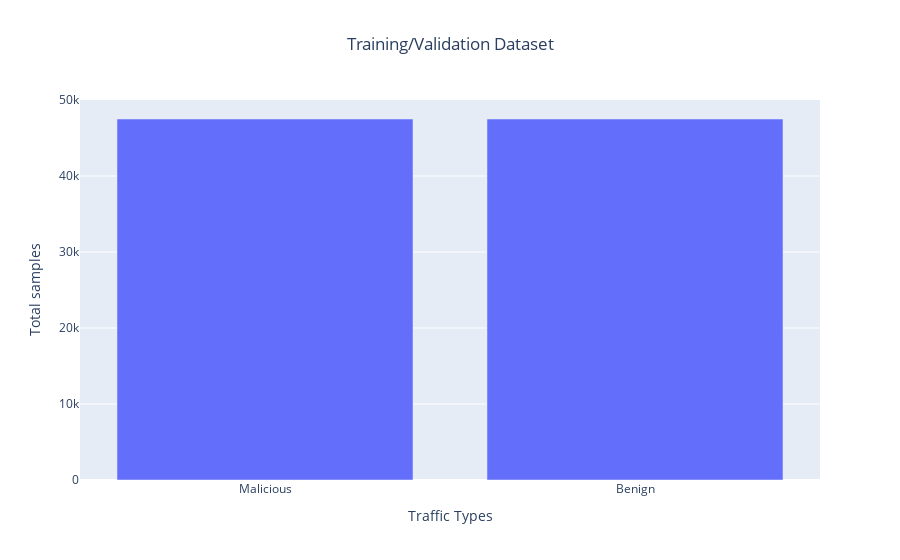

The code cell stored with this chart in its notebook:
### Code cell
labels=['Malicious','Benign']

train_ben=[x for x in y_train if x==0]
train_mal=[x for x in y_train if x==1]

dat=go.Bar(x=labels, y=[len(train_ben),len(train_mal)])
layout = go.Layout(
    title="Training/Testing Dataset",
    xaxis=dict(
        title="Traffic Types"
    ),
    yaxis=dict(
        title="Total samples"
    ) ) 


fig = go.Figure(layout=layout,data=dat)
fig.update_layout(title_text="Training/Validation Dataset", title_x=0.5)
fig.show()

### Figure 1 — Plotly figure (JSON) as saved in the notebook; plotly's stock layout.template omitted (floating-point values rounded to 4 significant figures)
{"data": [{"type": "bar", "x": ["Malicious", "Benign"], "y": [47500, 47500]}], "layout": {"title": {"text": "Training/Validation Dataset", "x": 0.5}, "xaxis": {"title": {"text": "Traffic Types"}}, "yaxis": {"title": {"text": "Total samples"}}}}
